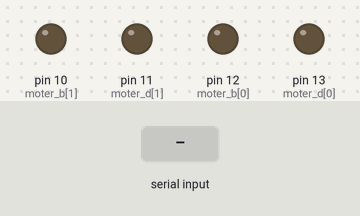
Bench run of a sketch on a simulated Arduino Uno, built with avr-gcc and run on an emulated ATmega328P. Shown: output pins drawn as LEDs (lit = HIGH). The test bench sets the inputs (shaded band).

Above: at 1.2 s.
1.3 s: "1" received over the second serial link
At 2.1 s:
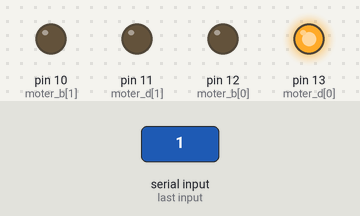
Timing chart, 0 to 4.3 s (numbered marks = the images above; inputs shaded):
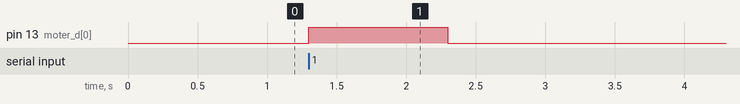

The sketch:

project.ino
```cpp
#include <SoftwareSerial.h>
#define BT_RXD 3
#define BT_TXD 2

int moter_d[2] = { 13, 11 };
int moter_b[2] = { 12, 10 };

int milliseconds = 1000;

typedef enum {
  Stop = 0b0000,
  Forward = 0b0001,
  Left = 0b0010,
  Right = 0b0100,
  Back = 0b1000
} direction;

typedef enum {
  Direct = 0b0001,
  Reverse = 0b0100
} moterState;


SoftwareSerial bluetooth(BT_RXD, BT_TXD);

void setup() {
  setting();
}

void loop() {
  communication();
}

void setting() {
  Serial.begin(9600);
  bluetooth.begin(9600);

  for (int i = 0; i < 2; i++) {
    pinMode(moter_d[i], OUTPUT);
    pinMode(moter_b[i], OUTPUT);
  }
}

void communication() {
  if (bluetooth.available()) {
    move(bluetooth.read());
  }
  if (Serial.available()) {
    bluetooth.write(Serial.read());
  }
}

void setMoter(int m, int dir) {
  if (dir == Stop) { // 정지
    digitalWrite(moter_d[m], LOW);
    digitalWrite(moter_b[m], LOW);
  }
  else if (dir == Direct) { // 전진
    digitalWrite(moter_d[m], HIGH);
    digitalWrite(moter_b[m], LOW);
  }
  else if (dir == Reverse) { // 후진
    digitalWrite(moter_d[m], LOW);
    digitalWrite(moter_b[m], HIGH);
  }
}

void move(int dir) {
  if (dir == Stop) {
    setMoter(0, Stop);
    setMoter(1, Stop);
  }
  else if (dir == Forward) { // 앞쪽
    setMoter(0, Direct);
    setMoter(1, Direct);
  }
  else if (dir == Left) { // 왼쪽
    setMoter(0, Reverse);
    setMoter(1, Direct);
  }
  else if (dir == Right) { // 오른쪽
    setMoter(0, Direct);
    setMoter(1, Reverse);
  }
  else if (dir == Back) { // 뒷쪽
    setMoter(0, Reverse);
    setMoter(1, Reverse);
  }
  else if (dir == Forward | Left) { // 왼쪽 앞
    setMoter(0, Direct);
    setMoter(1, Stop);
  }
  else if (dir == Forward | Right) { // 오른쪽 앞
    setMoter(0, Stop);
    setMoter(1, Direct);
  }
  else if (dir == Back | Left) { // 왼쪽 뒤
    setMoter(0, Reverse);
    setMoter(1, Stop);
  }
  else if (dir == Back | Right) { // 오른쪽 뒤
    setMoter(0, Stop);
    setMoter(1, Reverse);
  }

  delay(milliseconds);

  setMoter(0, Stop);
  setMoter(1, Stop);
}
```

Measured:
- after the input at 1.3 s, pin 13 (moter_d[0]): LOW → HIGH at once, → LOW 1.0 s later
